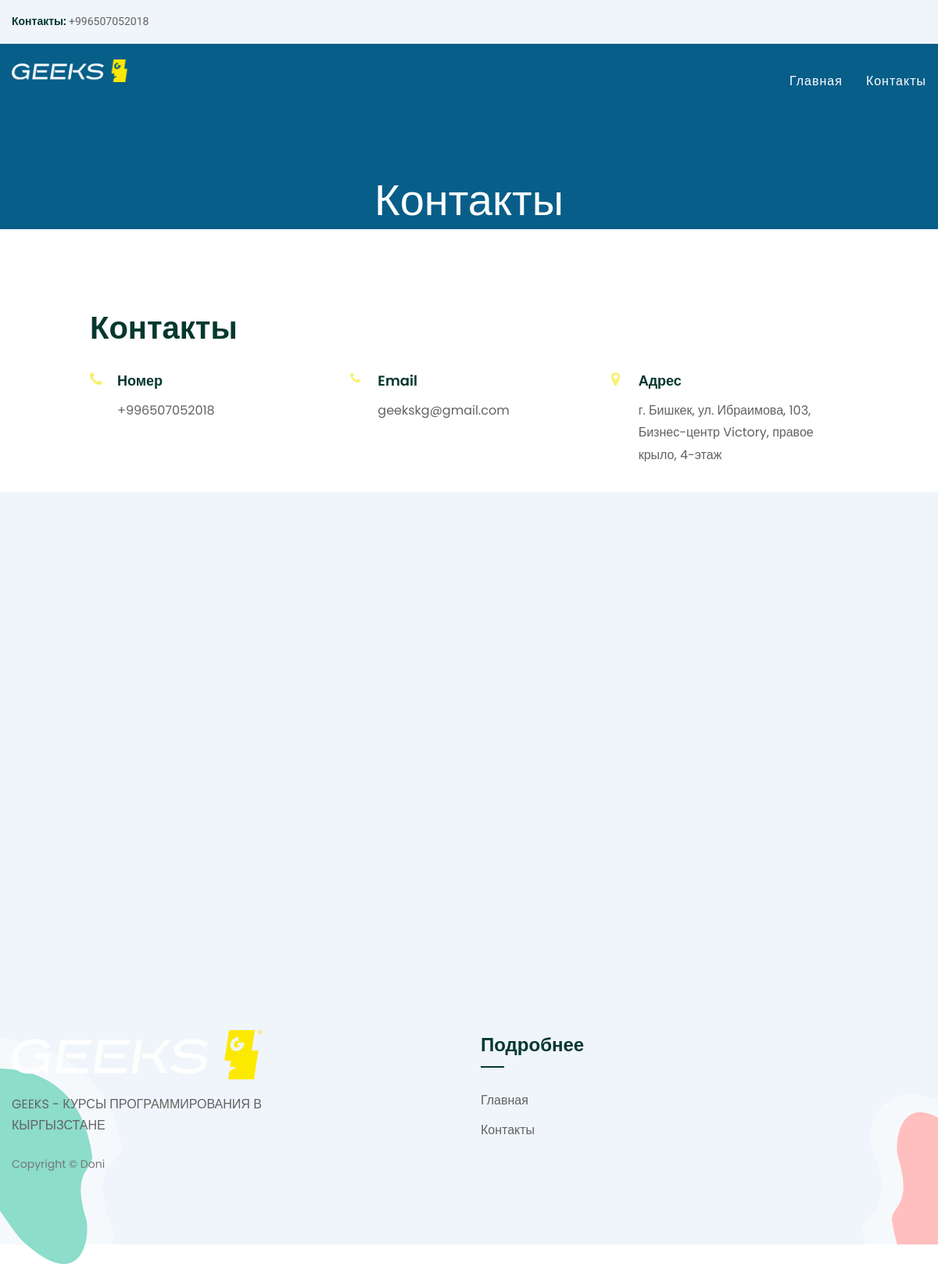
The app's page /contact with its own data.
### apps/settings/models.py (models this page shows, shortened)
class Setting(models.Model):
    title = models.CharField(
        max_length=255,
        verbose_name="Название"
    )
    descriptions =models.TextField(
        verbose_name="Описание"
    )
    logo = models.ImageField(
        upload_to="logo",
        verbose_name="Логотип сайта"
    )
    phone = models.CharField(
        max_length=255,
        verbose_name="Тел.номер"
    )
    email = models.EmailField(
        verbose_name="Почта"
    )
    locate = models.CharField(
        max_length=255,
        verbose_name="Адрес"
    )
    facebook = models.URLField(
        verbose_name="Ссылка на Facebook",
        blank=True,null=True
    )
    instagram = models.URLField(
        verbose_name="Ссылка на Instagram",
        blank=True,null=True
    )
    youtube = models.URLField(
        verbose_name="Ссылка на Youtube",
        blank=True,null=True
    )
    class Meta:
        verbose_name = "Настройки"
        verbose_name_plural = "Настройка"

### apps/settings/views.py (the view)
# urls.py: path('contact', contact, name="contact"),
def contact(request):
    setting = Setting.objects.latest("id")
    context = {
        'setting': setting
    }
    return render(request, "contact.html", context)

### templates/contact.html (shortened to what this page needs)
{% extends 'homepage.html' %}
{% load static %}
{% block content %}
    <section class="page-title">
        <div class="auto-container">
			<h1>Контакты</h1>
        </div>
    </section>
			<div class="contact-info-section">
				<div class="title-box">
					<h2>Контакты</h2>
				</div>
				<div class="row clearfix">
					<div class="info-column col-lg-4 col-md-6 col-sm-12">
						<div class="info-inner">
							<div class="icon fa fa-phone"></div>
							<strong>Номер</strong>
							<ul>
								<li><a href="tel:+1-123-456-7890">{{setting.phone}}</a></li>
							</ul>
						</div>
					</div>
					<div class="info-column col-lg-4 col-md-6 col-sm-12">
						<div class="info-inner">
							<div class="icon fa fa-phone"></div>
							<strong>Email</strong>
							<ul>
								<li><a href="tel:+1-123-456-7890">{{setting.email}}</a></li>
							</ul>
						</div>
					</div>
					<div class="info-column col-lg-4 col-md-6 col-sm-12">
						<div class="info-inner">
							<div class="icon fa fa-map-marker"></div>
							<strong>Адрес</strong>
							<ul>
								<li>{{setting.locate}}</li>
							</ul>
						</div>
					</div>
				</div>
			</div>
		</div>
	<section class="map-section">
		<div class="map-boxed">
			<div class="map-outer">
				<iframe src="https://www.google.com/maps/embed?pb=!1m18!1m12!1m3!1d3032.986312127367!2d72.80043672421792!3d40.51979362892043!2m3!1f0!2f0!3f0!3m2!1i1024!2i768!4f13.1!3m3!1m2!1s0x38bdaf51e4e11011%3A0x2dd3bbd34364f3e1!2zSVQt0LrRg9GA0YHRiyDQmtGD0YDRgdGLINC_0YDQvtCz0YDQsNC80LzQuNGA0L7QstCw0L3QuNGPINCe0YggR2Vla3M!5e0!3m2!1sru!2skg!4v1683738026026!5m2!1sru!2skg" width="600" height="450" style="border:0;" allowfullscreen="" loading="lazy"></iframe>
			</div>
		</div>
	</section>
{% endblock %}

### templates/homepage.html (shortened to what this page needs)
{% load static %}
<!DOCTYPE html>
<html>
<head>
<link href="{% static 'css/bootstrap.css' %}" rel="stylesheet">
<link href="{% static 'css/main.css' %}" rel="stylesheet">
<link href="{% static 'css/responsive.css' %}" rel="stylesheet">
</head>
<body>
<div class="page-wrapper">
<header class="main-header header-style-one">
	<div class="header-top">
		<div class="auto-container">
			<div class="clearfix">
				<div class="top-left pull-left clearfix">
					<ul class="info-list">
						<li><span>Контакты: </span><a href="tel:{{setting.phone}} "> {{setting.phone}} </a></li>
					</ul>
				</div>
			</div>
		</div>
	</div>
	<div class="header-upper">
		<div class="auto-container">
			<div class="clearfix">
				<div class="pull-left logo-box">
					<div class="logo">
						<a href=" {% url 'index' %} "><img src="{{setting.logo.url}}" width="150" alt="" title="GEEKS"></a>
					</div>
				</div>
				<div class="nav-outer clearfix">
					<nav class="main-menu show navbar-expand-md">
						<div class="navbar-collapse collapse clearfix" id="navbarSupportedContent">
							<ul class="navigation clearfix">
								<li><a href="{% url 'index' %}">Главная</a></li>
								<li><a href="{% url 'contact' %}">Контакты</a></li>
							</ul>
						</div>
					</nav>
				</div>
			</div>
		</div>
	</div>
</header>
    {% block content %}
    {% endblock %}
<footer class="main-footer">
	<div class="pattern-layer paroller" data-paroller-factor="0.60" data-paroller-factor-lg="0.20" data-paroller-type="foreground" data-paroller-direction="vertical" style="background-image:url({% static 'images/icons/icon-1.png' %})"></div>
	<div class="pattern-layer-two data-paroller-factor=" 0.60 " data-paroller-factor-lg="0.20 " data-paroller-type="foreground " data-paroller-direction="vertical " style="background-image:url({% static 'images/icons/icon-3.png' %}) "></div>
		<div class="auto-container ">
            <div class="widgets-section ">
            	<div class="row clearfix ">
                    <div class="big-column col-lg-6 col-md-12 col-sm-12 ">
                        <div class="row clearfix ">
                            <div class="footer-column col-lg-7 col-md-6 col-sm-12 ">
                                <div class="footer-widget logo-widget ">
									<div class="logo ">
                                    	<a href="{% url 'index' %}"><img src="{% static 'logo/logo.png' %}" alt=" " /></a>
                                    </div>
									<div class="text ">GEEKS - КУРСЫ ПРОГРАММИРОВАНИЯ
                                        В КЫРГЫЗСТАНЕ</div>
									<div class="copyright ">Copyright &copy; Doni</div>
								</div>
							</div>
						</div>
					</div>
                    <div class="big-column col-lg-6 col-md-12 col-sm-12 ">
                        <div class="row clearfix ">
                            <div class="footer-column col-lg-6 col-md-6 col-sm-12 ">
                                <div class="footer-widget links-widget ">
									<h4>Подробнее</h4>
									<ul class="links-widget ">
										<li><a href="# ">Главная</a></li>
										<li><a href="{% url 'contact' %} ">Контакты</a></li>
									</ul>
								</div>
							</div>
						</div>
					</div>
				</div>
			</div>
		</div>
	</footer>
</body>
</html>

### records on screen
Setting: phone "+996507052018", logo (picture), email "geekskg@gmail.com", locate "г. Бишкек, ул. Ибраимова, 103, Бизнес-центр Victory, правое крыло, 4-этаж"
